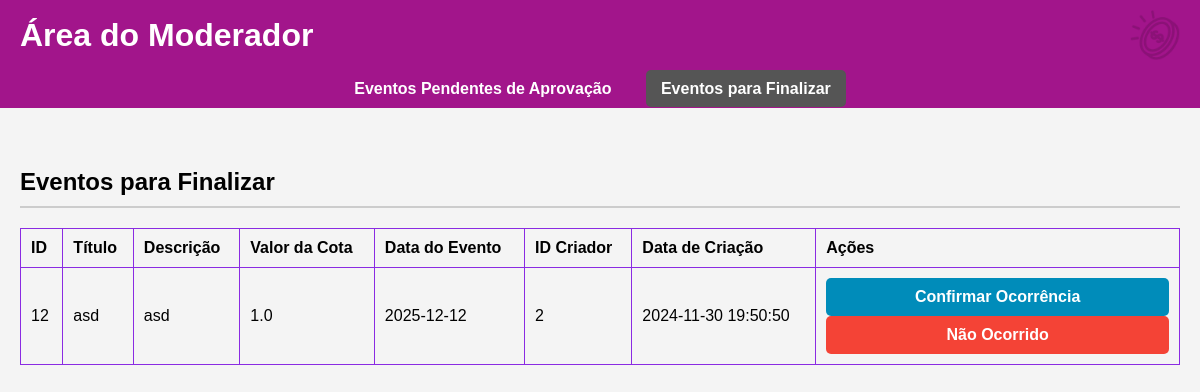
/moderador_dashboard?view=finalizar, run on an earlier commit of the app's database.
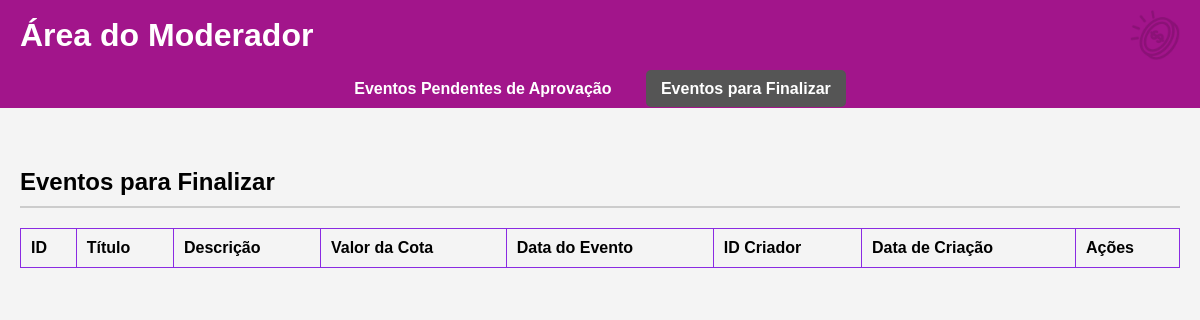
And on a later commit of the database.
### tables this page shows
CREATE TABLE eventos (
        id INTEGER PRIMARY KEY AUTOINCREMENT,
        titulo TEXT NOT NULL,
        descricao TEXT NOT NULL,
        valor_cota REAL NOT NULL CHECK (valor_cota >= 1.00),
        data_evento DATE NOT NULL,
        data_inicio_apostas DATE NOT NULL,
        data_fim_apostas DATE NOT NULL,
        status TEXT NOT NULL DEFAULT 'pendente',
        id_criador INTEGER NOT NULL,
        data_criacao TIMESTAMP DEFAULT CURRENT_TIMESTAMP,
        FOREIGN KEY (id_criador) REFERENCES usuarios(id) ON DELETE CASCADE
    );

### app.py (the view)
@app.route('/moderador_dashboard', methods=['GET'])
def moderador_dashboard():
    view = request.args.get('view', 'pendentes')
    if view == 'pendentes':
        status_filter = 'pendente'
    elif view == 'finalizar':
        status_filter = 'aprovado'
    else:
        status_filter = 'pendente'
    with sqlite3.connect(database_path) as conn:
        conn.row_factory = sqlite3.Row  # Configura para acessar colunas por nome
        eventos = conn.execute('SELECT * FROM eventos WHERE status = ?', (status_filter,)).fetchall()
    return render_template('area_moderador.html', eventos=eventos, view=view)

### templates/area_moderador.html (shortened to what this page needs)
<!DOCTYPE html>
<html lang="pt-br">
<head>
    <link rel="stylesheet" href="/static/css/area_moderacao.css">
</head>
<body>
    <header>
        <h1>Área do Moderador</h1>
        <img src="/static/images/logo.png" alt="Logo" class="logo">
    </header>
    <nav class="menustrip">
        <ul>
            <li><a href="{{ url_for('moderador_dashboard', view='pendentes') }}" {% if view == 'pendentes' %}class="active"{% endif %}>Eventos Pendentes de Aprovação</a></li>
            <li><a href="{{ url_for('moderador_dashboard', view='finalizar') }}" {% if view == 'finalizar' %}class="active"{% endif %}>Eventos para Finalizar</a></li>
        </ul>
    </nav>
    <main>
        {% if view == 'pendentes' %}
        <section class="pending-approval">
            <h2>Eventos Pendentes de Aprovação</h2>
            <table>
                <thead>
                    <tr>
                        <th>ID</th>
                        <th>Título</th>
                        <th>Descrição</th>
                        <th>Valor da Cota</th>
                        <th>Data do Evento</th>
                        <th>ID Criador</th>
                        <th>Data de Criação</th>
                        <th>Ações</th>
                    </tr>
                </thead>
                <tbody>
                    {% for evento in eventos %}
                    <tr id="event-{{ evento.id }}">
                        <td>{{ evento.id }}</td>
                        <td>{{ evento.titulo }}</td>
                        <td>{{ evento.descricao }}</td>
                        <td>{{ evento.valor_cota }}</td>
                        <td>{{ evento.data_evento }}</td>
                        <td>{{ evento.id_criador }}</td>
                        <td>{{ evento.data_criacao }}</td>
                        <td>
                            <button type="button" onclick="handleEventAction('{{ evento.id }}', 'aprovar')" class="approve-btn">Aprovar</button>
                            <button type="button" onclick="abrirModalReprovar('{{ evento.id }}')" class="reject-btn">Reprovar</button>
                        </td>
                    </tr>
                    {% endfor %}
                </tbody>
            </table>
        </section>
        {% elif view == 'finalizar' %}
        <section class="events-to-finalize">
            <h2>Eventos para Finalizar</h2>
            <table>
                <thead>
                    <tr>
                        <th>ID</th>
                        <th>Título</th>
                        <th>Descrição</th>
                        <th>Valor da Cota</th>
                        <th>Data do Evento</th>
                        <th>ID Criador</th>
                        <th>Data de Criação</th>
                        <th>Ações</th>
                    </tr>
                </thead>
                <tbody>
                    {% for evento in eventos %}
                    <tr id="event-{{ evento.id }}">
                        <td>{{ evento.id }}</td>
                        <td>{{ evento.titulo }}</td>
                        <td>{{ evento.descricao }}</td>
                        <td>{{ evento.valor_cota }}</td>
                        <td>{{ evento.data_evento }}</td>
                        <td>{{ evento.id_criador }}</td>
                        <td>{{ evento.data_criacao }}</td>
                        <td>
                            <button type="button" onclick="handleEventAction('{{ evento.id }}', 'confirmar')" class="confirm-btn">Confirmar Ocorrência</button>
                            <button type="button" onclick="handleEventAction('{{ evento.id }}', 'nao_ocorrido')" class="not-occurred-btn">Não Ocorrido</button>
                        </td>
                    </tr>
                    {% endfor %}
                </tbody>
            </table>
        </section>
        {% endif %}
    </main>
</body>
</html>

What changed in the data, as far as the page shows it:
no longer on this page (row edited): eventos: id "12", titulo "asd", descricao "asd", valor_cota "1.0", data_evento "2025-12-12", id_criador "2", data_criacao "2024-11-30 19:50:50"
